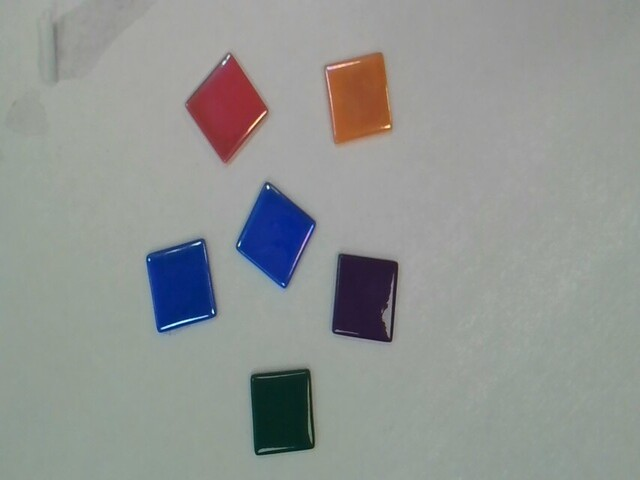
#> input picture images/capture_img_dark_tiles.jpg, 640 x 480 px
$ python histogram_plots.py
#> lines starting #> are read from the running program, lines starting #| are printed output that depends on the picture
import numpy as np
import matplotlib.pyplot as plt
import cv2

img1 = cv2.imread('images/capture_img_dark_tiles.jpg', cv2.IMREAD_GRAYSCALE)
#> img1: shape (480, 640); min 15, max 247, mean 147.8
img2 = cv2.imread('images/capture_img_light_tiles.jpg', cv2.IMREAD_GRAYSCALE)
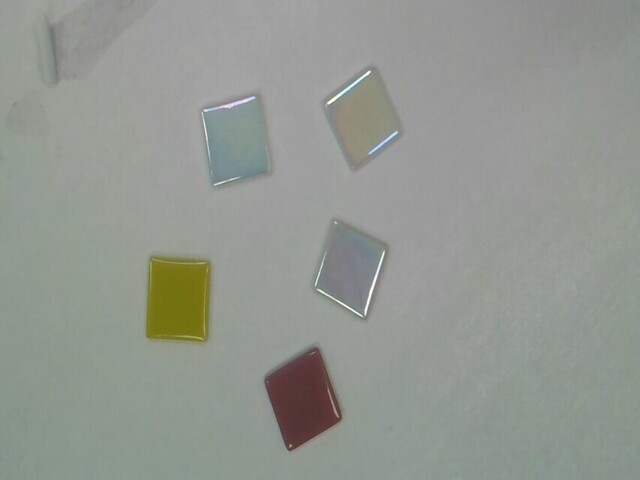
#> input picture images/capture_img_light_tiles.jpg, 640 x 480 px
#> img2: shape (480, 640); min 55, max 255, mean 149.5
img3 = cv2.imread('images/capture_img_mix_tiles.jpg', cv2.IMREAD_GRAYSCALE)
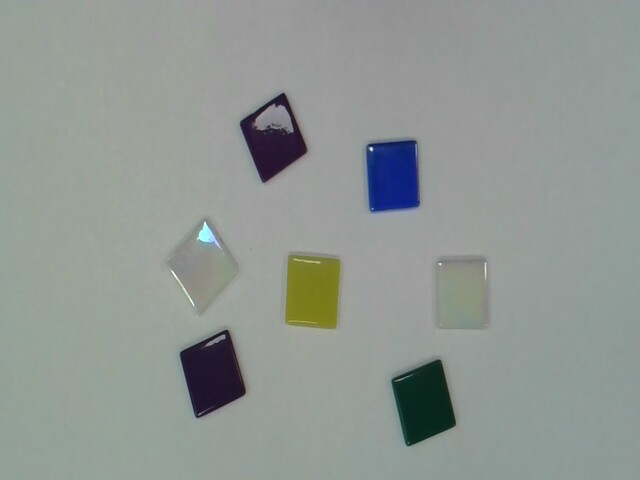
#> input picture images/capture_img_mix_tiles.jpg, 640 x 480 px
#> img3: shape (480, 640); min 19, max 255, mean 149
img4 = cv2.imread('images/capture_img_papers.jpg', cv2.IMREAD_GRAYSCALE)
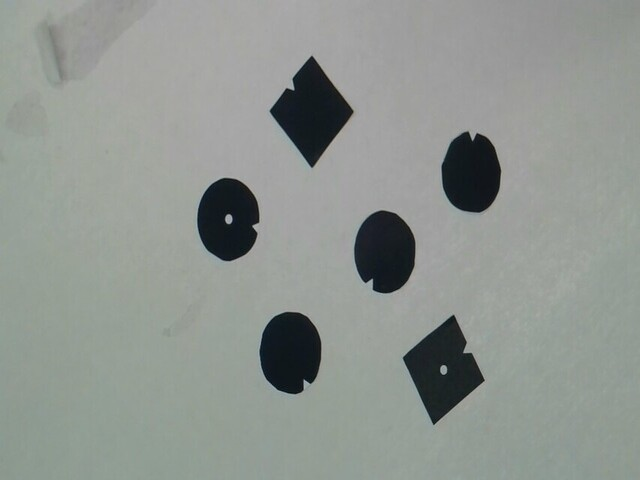
#> input picture images/capture_img_papers.jpg, 640 x 480 px
#> img4: shape (480, 640); min 10, max 180, mean 146.8
img5 = cv2.imread('images/robodk_imgN.jpg', cv2.IMREAD_GRAYSCALE)
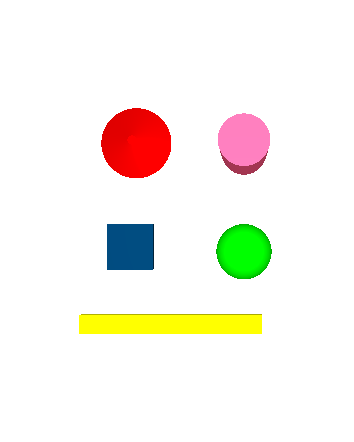
#> input picture images/robodk_imgN.jpg, 354 x 442 px
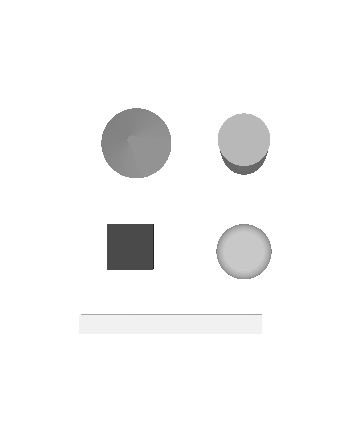
#> img5: shape (442, 354); min 34, max 255, mean 246.9

images = {
    "Dark Tiles": img1,
    "Light Tiles": img2,
    "Mixed Tiles": img3,
    "Papers": img4,
    "RoboDK": img5
}

for name, img in images.items():
    fig, axes = plt.subplots(2, 1, figsize=(6, 6))

    axes[0].imshow(img, cmap='gray')
    axes[0].set_title(name)
    axes[0].axis('off')

    axes[1].hist(img.ravel(), bins=256, range=(0, 256))
    axes[1].set_title('Histogram')
    axes[1].set_xlabel('Pixel Intensity')
    axes[1].set_ylabel('Frequency')

    plt.tight_layout()
    plt.show()
#> this loop made 5 passes
#> name on passes 1 to 5: 'Dark Tiles', 'Light Tiles', 'Mixed Tiles', 'Papers', 'RoboDK'
#> pass 1, `plt.show()`:
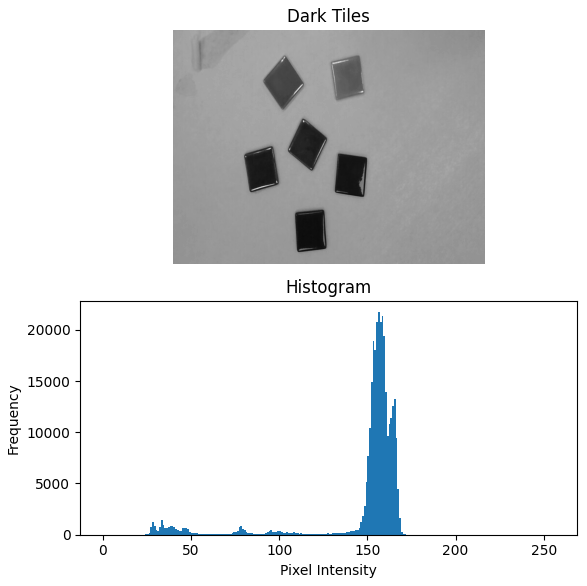
#> figure drawn by matplotlib, 2 panels; panel 2: tallest bar 21704 high, from x = 156 to 157
#> pass 2, `plt.show()`:
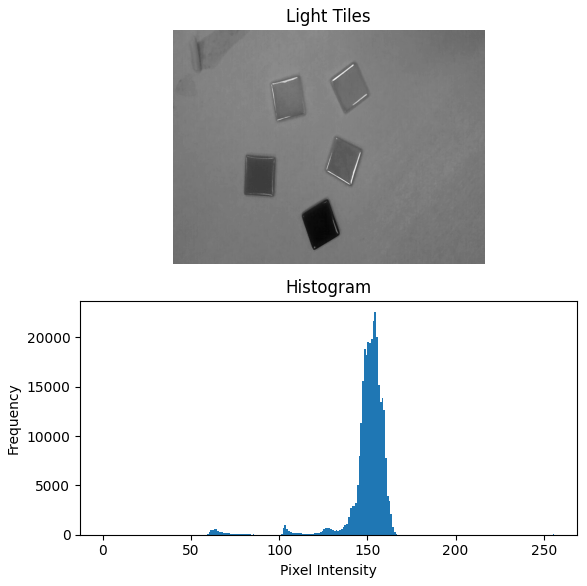
#> figure drawn by matplotlib, 2 panels; panel 2: tallest bar 22534 high, from x = 154 to 155
